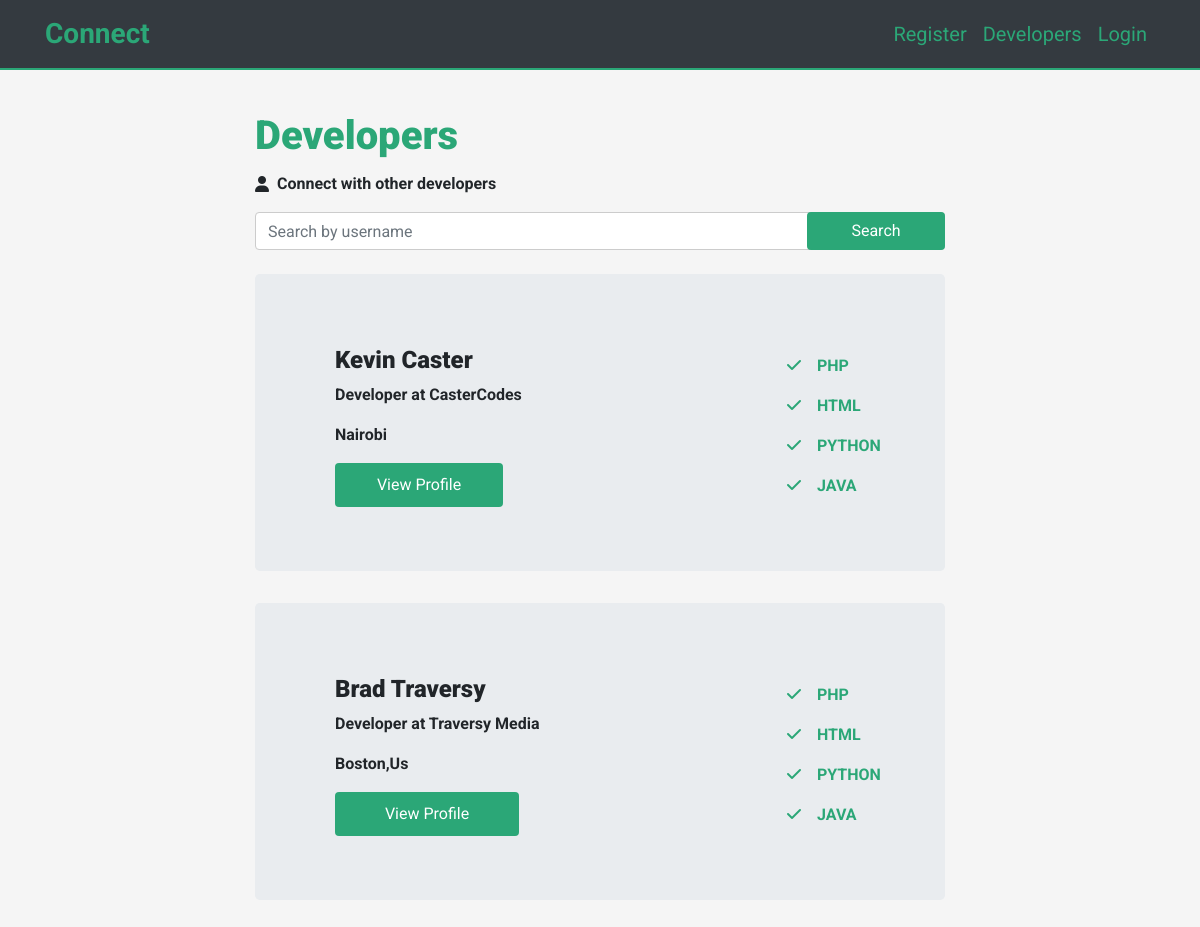
Screenshot of /developers.php with the database file from the repository.
### tables this page shows
CREATE TABLE `userprofile` (
  `profileId` int(11) NOT NULL,
  `userId` int(11) NOT NULL,
  `userProfession` varchar(256) NOT NULL,
  `userCompany` varchar(256) NOT NULL,
  `userWebsite` varchar(256) NOT NULL,
  `userLocation` varchar(256) NOT NULL,
  `userSkills` varchar(256) NOT NULL,
  `userGithub` varchar(256) NOT NULL,
  `userBio` longtext NOT NULL,
  `userFacebook` varchar(256) NOT NULL,
  `userTwitter` varchar(256) NOT NULL,
  `userInsta` varchar(256) NOT NULL,
  `userYoutube` varchar(256) NOT NULL,
  `userImage` varchar(256) NOT NULL,
  `uploaded` varchar(256) DEFAULT 'no'
);

CREATE TABLE `users` (
  `userId` int(11) NOT NULL,
  `userName` varchar(256) NOT NULL,
  `userEmail` varchar(256) NOT NULL,
  `userPassword` varchar(256) NOT NULL
);

### lib/Database.php (called while the page is built, shortened)
<?php
class Database {
     private $hostname = DB_HOST;
     private $username = USER_NAME;
     private $pass = USER_PASS;
     private $dbname = DB_NAME;
     private $connection;
     private $stmt;
     public function __construct(){
           try{
               $this->dsn =  'mysql:host='.$this->hostname.';dbname='.$this->dbname;
               $this->options  = [
                PDO::ATTR_DEFAULT_FETCH_MODE => PDO::FETCH_OBJ,
                PDO::ATTR_ERRMODE => PDO::ERRMODE_EXCEPTION,
                PDO::ATTR_PERSISTENT => true,
                PDO::ATTR_EMULATE_PREPARES => false
               ];
               $this->connection = new PDO ($this->dsn, $this->pass, $this->username, $this->options);
           }catch(PDOExpeption $e){
                die('ERROR' . $e->getMessage());
           }
     }
     public function query($sql){
          $this->stmt = $this->connection->prepare($sql);
     }
     public function execute(){
           return $this->stmt->execute();
     }
     public function resultSet(){
          $this->resultSet = $this->stmt->fetchAll();
          return $this->resultSet;
     }
}

### lib/User.php (called while the page is built, shortened)
<?php
class User {
      private $conn;
      public function __construct(){
           $this->conn = new Database();
      }
      public function getUser(){
              $sql = "SELECT  users.userId,users.userName, userprofile.userProfession, userprofile.userCompany, userprofile.userWebsite,
              userprofile.userLocation,userprofile.userSkills, userprofile.userGithub,userprofile.userBio, userprofile.userFacebook,
              userprofile.userTwitter, userprofile.userInsta, userprofile.userYoutube, userprofile.userYoutube,userprofile.userImage,
              userprofile.uploaded
              FROM users
              INNER JOIN userprofile ON users.userId = userprofile.userId";
              $this->conn->query($sql);
              $this->conn->execute();
              return $this->conn->resultSet();
      }
 }

### developers.php (the view, shortened to what this page needs)
<?php
  include_once 'includes/header.php';
  $users = new User();
  ?>
  </head>
<?php
   include_once 'includes/navigation.php';
?>
    <section class="developers">
        <div class="container">
         <?php if(isset($_GET['search']) && $_GET['search'] === 'true'):?>
            <h1>Developers</h1>
            <div class="d-flex flex-row jusfify-content-center text-center">
                <p class='text-capitilize mr-2'>These are the developers we found</p>
            </div>
            <div class="justify-content-center">
                <?php  $usersSearch = $users->getUserByUserName($_GET['d']);?>
                 <?php foreach($usersSearch as $user):?>
                    <div class="jumbotron mt-4">
                    <div class="row">
                        <div class="col-md-7 col-lg-9 col-sm-12">
                            <div class="d-flex justify-content-start flex-md-row  flex-column">
                                <div class="align-self-start mr-4 p-0">
                                    <div class="align-self-start mr-4 p-0 " >
                                        <?php if($user->uploaded === 'yes'):?>
                                           <img src='uploads/<?php echo $user->userImage;?>' alt="" class='profile-image ' >
                                        <?php else:?>
                                           <img src="uploads/face.jpeg" class="profile-image img-fluid " alt="">
                                        <?php endif;?>
                                    </div>
                                </div>
                                <div class="align-self-start mr-4 mt-2">
                                    <h3 class='developer'><?php echo $user->userName?></h3>
                                    <p>Developer at <?php echo $user->userCompany;?></p>
                                    <p><?php echo $user->userLocation;?></p>
                                    <a href="profile.php?user-id=<?php echo $user->userId;?>" class='btn button-one profile-btn'>View Profile</a>
                                </div>
                            </div>
                        </div>
                        <div class="col-md-5 col-lg-3 lang mt-2 col-sm-12">
                             <?php
                                  $skills = explode(',' , $user->userSkills);
                             ?>
                             <?php if(count($skills) === 1):?>
                                <div class="d-flex jusifty-content-start flex-row">
                                        <div class="p-2 align-self-start">
                                            <i class="fa fa-check"></i>
                                        </div>
                                        <div class="p-2 align-self-end">
                                            <?php echo $skills[0];?>
                                        </div>
                               </div>
                             <?php endif;?>
                             <?php if(count($skills) === 1):?>
                                <div class="d-flex jusifty-content-start flex-row">
                                        <div class="p-2 align-self-start">
                                            <i class="fa fa-check"></i>
                                        </div>
                                        <div class="p-2 align-self-end">
                                            <?php echo $skills[0];?>
                                        </div>
                               </div>
                             <?php endif;?>
                             <?php if(count($skills) === 2):?>
                                <div class="d-flex jusifty-content-start flex-row">
                                        <div class="p-2 align-self-start">
                                            <i class="fa fa-check"></i>
                                        </div>
                                        <div class="p-2 align-self-end">
                                            <?php echo strtoupper($skills[0]);?>
                                        </div>
                               </div>
                               <div class="d-flex jusifty-content-start flex-row">
                                        <div class="p-2 align-self-start">
                                            <i class="fa fa-check"></i>
                                        </div>
                                        <div class="p-2 align-self-end">
                                            <?php echo strtoupper($skills[1]);?>
                                        </div>
                               </div>
                             <?php endif;?>
                             <?php if(count($skills) === 3):?>
                                <div class="d-flex jusifty-content-start flex-row">
                                        <div class="p-2 align-self-start">
                                            <i class="fa fa-check"></i>
                                        </div>
                                        <div class="p-2 align-self-end">
                                            <?php echo strtoupper($skills[0]);?>
                                        </div>
                               </div>
                               <div class="d-flex jusifty-content-start flex-row">
                                        <div class="p-2 align-self-start">
                                            <i class="fa fa-check"></i>
                                        </div>
                                        <div class="p-2 align-self-end">
                                            <?php echo strtoupper($skills[1]);?>
                                        </div>
                               </div>
                               <div class="d-flex jusifty-content-start flex-row">
                                        <div class="p-2 align-self-start">
                                            <i class="fa fa-check"></i>
                                        </div>
                                        <div class="p-2 align-self-end">
                                            <?php echo strtoupper($skills[2]);?>
                                        </div>
                               </div>
                             <?php endif;?>
                             <?php if(count($skills) === 4):?>
                                <div class="d-flex jusifty-content-start flex-row">
                                        <div class="p-2 align-self-start">
                                            <i class="fa fa-check"></i>
                                        </div>
                                        <div class="p-2 align-self-end">
                                            <?php echo strtoupper($skills[0]);?>
                                        </div>
                               </div>
                               <div class="d-flex jusifty-content-start flex-row">
                                        <div class="p-2 align-self-start">
                                            <i class="fa fa-check"></i>
                                        </div>
                                        <div class="p-2 align-self-end">
                                            <?php echo strtoupper($skills[1]);?>
                                        </div>
                               </div>
                               <div class="d-flex jusifty-content-start flex-row">
                                        <div class="p-2 align-self-start">
                                            <i class="fa fa-check"></i>
                                        </div>
                                        <div class="p-2 align-self-end">
                                            <?php echo strtoupper($skills[2]);?>
                                        </div>
                               </div>
                               <div class="d-flex jusifty-content-start flex-row">
                                        <div class="p-2 align-self-start">
                                            <i class="fa fa-check"></i>
                                        </div>
                                        <div class="p-2 align-self-end">
                                            <?php echo strtoupper($skills[3]);?>
                                        </div>
                               </div>
                             <?php endif;?>
                        </div>
                    </div>
                </div>
                 <?php endforeach;?>
            </div>
         <?php else:?>
            <h1>Developers</h1>
            <div class="d-flex flex-row jusfify-content-center text-center">
                <i class="fas fa-user mr-2 mt-1"></i>
                <p class='text-capitilize mr-2'>Connect with other developers</p>
            </div>
            <form action="<?php echo htmlspecialchars($_SERVER['PHP_SELF']);?>" method='POST'>
                <div class="form-group search-developer">
                    <input type="text" class='form-control' placeholder="Search by username" name='developer'>
                    <button type='submit' class='btn submit-search button-one' name='search'>Search</button>
                </div>
            </form>
            <div class="justify-content-center">
                 <?php foreach($users->getUser() as $user):?>
                    <div class="jumbotron mt-4">
                    <div class="row">
                        <div class="col-md-7 col-lg-9 col-sm-12">
                            <div class="d-flex justify-content-start flex-md-row  flex-column">
                                <div class="align-self-start mr-4 p-0">
                                </div>
                                <div class="align-self-start mr-4 mt-2">
                                    <h3 class='developer'><?php echo $user->userName?></h3>
                                    <p>Developer at <?php echo $user->userCompany;?></p>
                                    <p><?php echo $user->userLocation;?></p>
                                    <a href="profile.php?user-id=<?php echo $user->userId;?>" class='btn button-one profile-btn'>View Profile</a>
                                </div>
                            </div>
                        </div>
                        <div class="col-md-5 col-lg-3 lang mt-2 col-sm-12">
                             <?php
                                  $skills = explode(',' , $user->userSkills);
                             ?>
                             <?php if(count($skills) === 4):?>
                                <div class="d-flex jusifty-content-start flex-row">
                                        <div class="p-2 align-self-start">
                                            <i class="fa fa-check"></i>
                                        </div>
                                        <div class="p-2 align-self-end">
                                            <?php echo strtoupper($skills[0]);?>
                                        </div>
                               </div>
                               <div class="d-flex jusifty-content-start flex-row">
                                        <div class="p-2 align-self-start">
                                            <i class="fa fa-check"></i>
                                        </div>
                                        <div class="p-2 align-self-end">
                                            <?php echo strtoupper($skills[1]);?>
                                        </div>
                               </div>
                               <div class="d-flex jusifty-content-start flex-row">
                                        <div class="p-2 align-self-start">
                                            <i class="fa fa-check"></i>
                                        </div>
                                        <div class="p-2 align-self-end">
                                            <?php echo strtoupper($skills[2]);?>
                                        </div>
                               </div>
                               <div class="d-flex jusifty-content-start flex-row">
                                        <div class="p-2 align-self-start">
                                            <i class="fa fa-check"></i>
                                        </div>
                                        <div class="p-2 align-self-end">
                                            <?php echo strtoupper($skills[3]);?>
                                        </div>
                               </div>
                             <?php endif;?>
                        </div>
                    </div>
                </div>
                 <?php endforeach;?>
            </div>
        </div>
     <?php endif;?>
    </section>
    <?php include_once 'includes/footer.php';?>

### rows the page displays
userprofile: userId.userName "Kevin Caster", userCompany "CasterCodes", userLocation "Nairobi", userSkills "PHP", userSkills "HTML", userSkills "PYTHON", userSkills "JAVA"
userprofile: userId.userName "Brad Traversy", userCompany "Traversy Media", userLocation "Boston,Us", userSkills "PHP", userSkills "HTML", userSkills "PYTHON", userSkills "JAVA"
